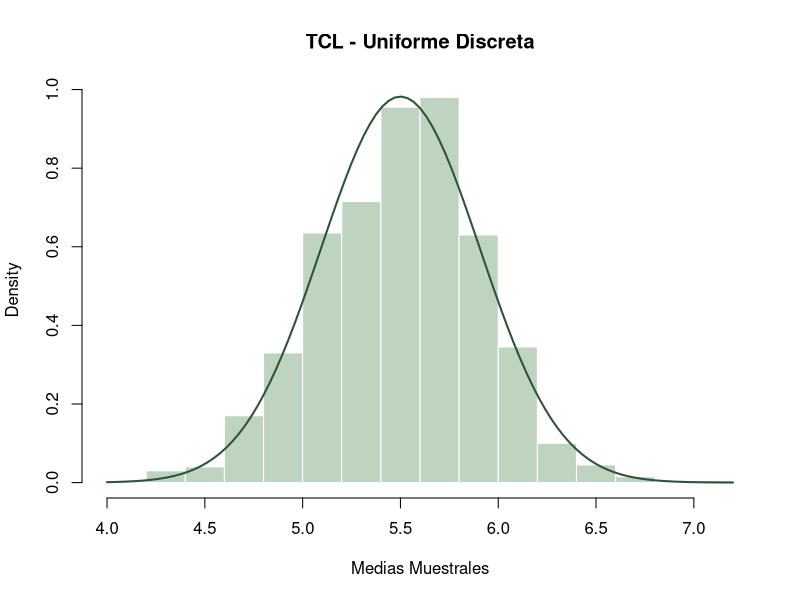
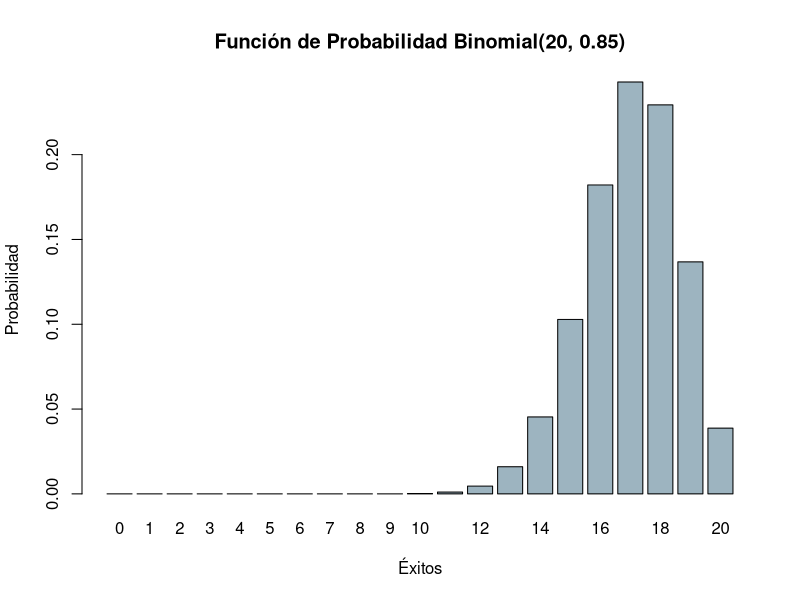
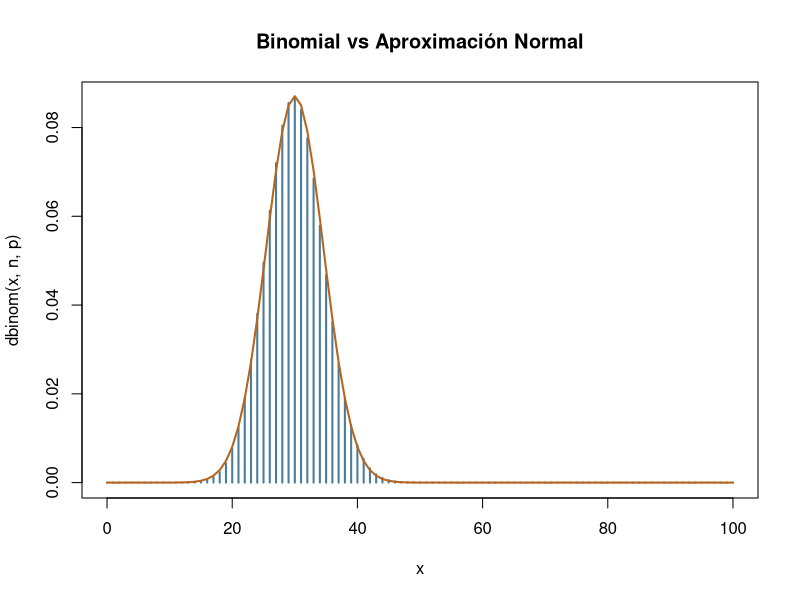
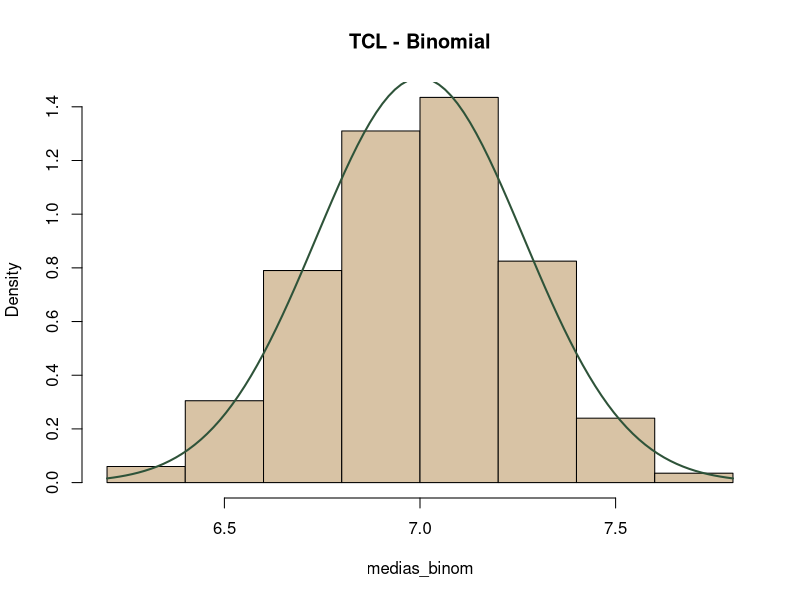
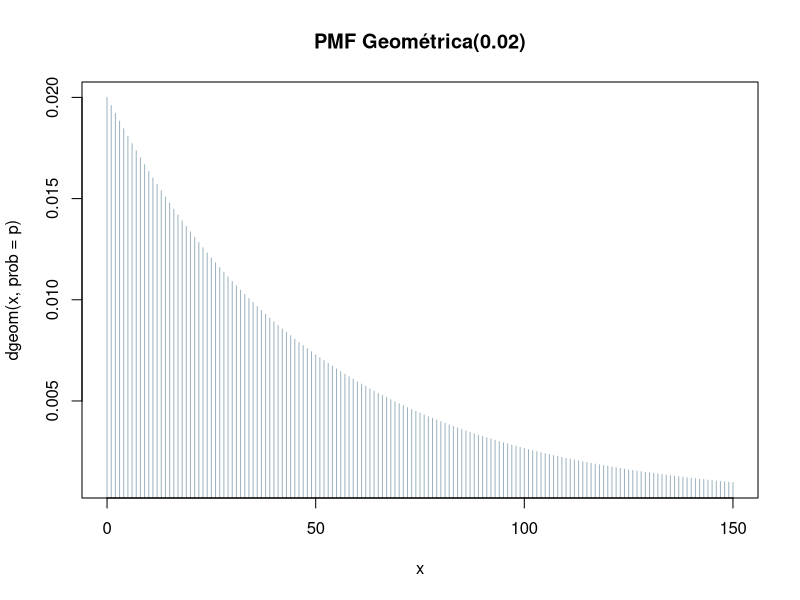
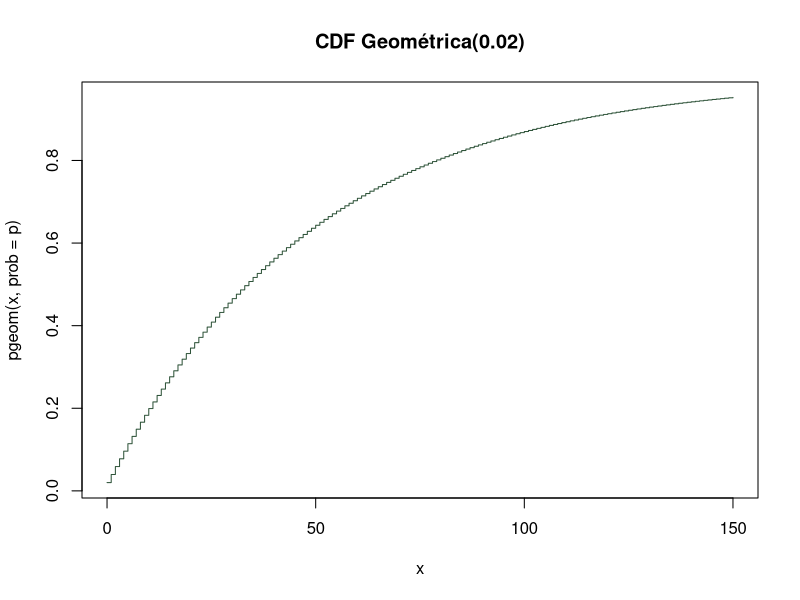
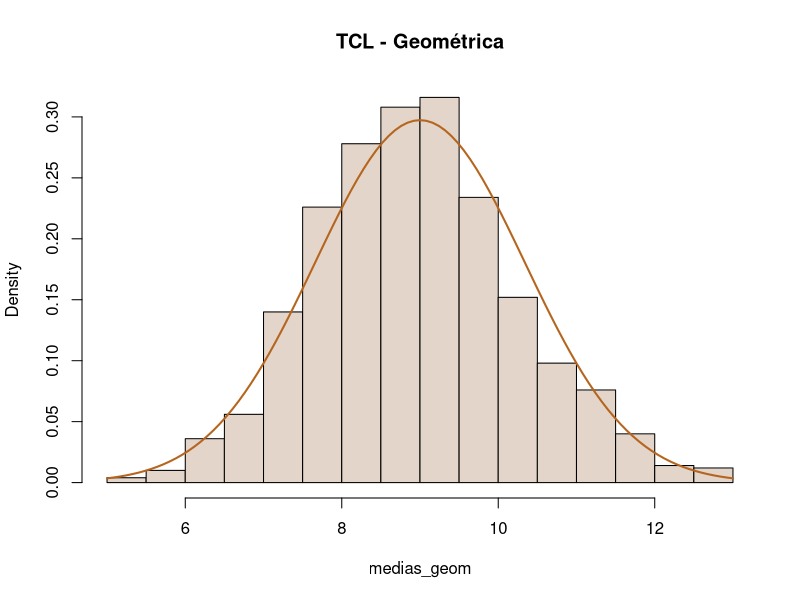
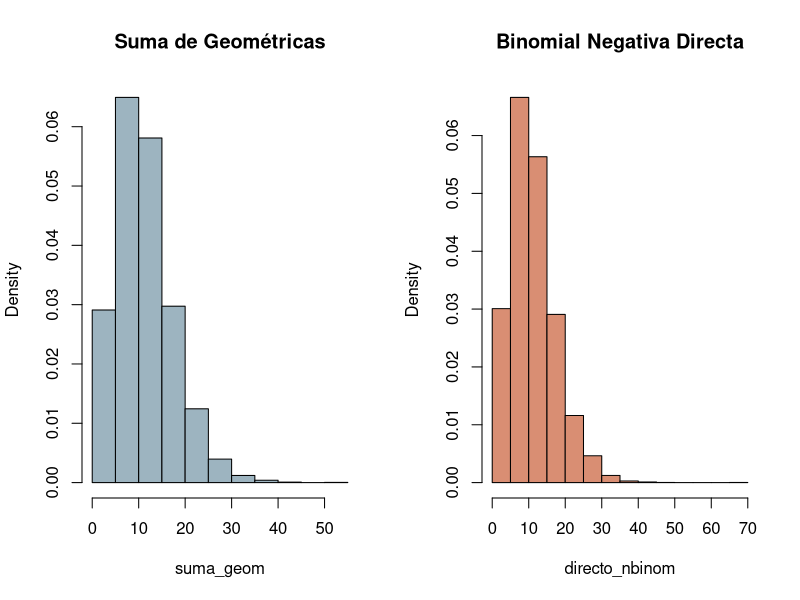

The R source for these figures, in order:
## ---- chunk 1
set.seed(123)
n_obs <- 500
valores <- 0:4

# Simulación
muestra_unif <- sample(valores, size = n_obs, replace = TRUE)

# Frecuencias observadas vs teóricas (0.2 * 500 = 100)
tabla_frec <- table(muestra_unif)
tabla_comparativa <- data.frame(
  Valor = valores,
  Frec_Observada = as.numeric(tabla_frec),
  Frec_Teorica = n_obs / length(valores),
  Prob_Observada = as.numeric(tabla_frec) / n_obs,
  Prob_Teorica = 1 / length(valores)
)
print(tabla_comparativa)
## ---- chunk 2
set.seed(123)
k <- 1000
n <- 50
valores_10 <- 1:10

# Medias teóricas
mu_teorica <- mean(valores_10) # 5.5
var_teorica <- sum((valores_10 - mu_teorica)^2) / length(valores_10) # 8.25
se_teorica <- sqrt(var_teorica / n)

# Generación de medias muestrales
medias_unif <- replicate(k, mean(sample(valores_10, size = n, replace = TRUE)))

# Histograma para verificar normalidad
hist(medias_unif, probability = TRUE, main = "TCL - Uniforme Discreta",
     xlab = "Medias Muestrales", col = "#BFD3C1", border = "white")
curve(dnorm(x, mean = mu_teorica, sd = se_teorica), add = TRUE, col = "#2E5339", lwd = 2)
## ---- chunk 3
n <- 20
p <- 0.85

# a. Gráfica de la función de probabilidad
x_vals <- 0:20
prob_x <- dbinom(x_vals, size = n, prob = p)
barplot(prob_x, names.arg = x_vals, col = "#9DB4C0",
        main = "Función de Probabilidad Binomial(20, 0.85)", xlab = "Éxitos", ylab = "Probabilidad")

# b. Esperanza, Varianza y Desviación Estándar
esp_bin <- n * p
var_bin <- n * p * (1 - p)
sd_bin  <- sqrt(var_bin)
cat("Esperanza:", esp_bin, "\nVarianza:", var_bin, "\nDesv. Estándar:", sd_bin, "\n")

# c. Simulación con 1000 experimentos
set.seed(123)
sim_bin <- rbinom(1000, size = n, prob = p)
cat("Media simulada:", mean(sim_bin), "\nVarianza simulada:", var(sim_bin), "\n")
## ---- chunk 4
set.seed(123)
n <- 10; m <- 15; p <- 0.4
N <- 10000

X <- rbinom(N, size = n, prob = p)
Y <- rbinom(N, size = m, prob = p)
Suma_XY <- X + Y

Z_directa <- rbinom(N, size = n + m, prob = p)

# Comparación de medias y varianzas
mean(Suma_XY); mean(Z_directa)
var(Suma_XY); var(Z_directa)
## ---- chunk 5
n <- 100; p <- 0.3
mu <- n * p
sigma <- sqrt(n * p * (1 - p))

# Verificación de condiciones: np >= 5 y n(1-p) >= 5
cat("np =", n*p, ">= 5 | n(1-p) =", n*(1-p), ">= 5\n")

# Comparación gráfica
x <- 0:100
plot(x, dbinom(x, n, p), type = "h", col = "#4A7C9B", lwd = 2, main = "Binomial vs Aproximación Normal")
curve(dnorm(x, mean = mu, sd = sigma), add = TRUE, col = "#B5651D", lwd = 2)
## ---- chunk 6
set.seed(123)
k <- 1000; n_muestra <- 30
size_b <- 10; prob_b <- 0.7

medias_binom <- replicate(k, mean(rbinom(n_muestra, size = size_b, prob = prob_b)))

hist(medias_binom, probability = TRUE, col = "#D8C3A5", main = "TCL - Binomial")
curve(dnorm(x, mean = size_b * prob_b, sd = sqrt(size_b * prob_b * (1 - prob_b) / n_muestra)),
      add = TRUE, col = "#2E5339", lwd = 2)
## ---- chunk 7
p <- 0.02

# a. Gráficas de PMF y CDF
x <- 0:150 # Número de fracasos antes del primer éxito
plot(x, dgeom(x, prob = p), type = "h", col = "#9DB4C0", main = "PMF Geométrica(0.02)")
plot(x, pgeom(x, prob = p), type = "s", col = "#2E5339", main = "CDF Geométrica(0.02)")

# b. Esperanza, Varianza y Desviación Estándar
esp_geom <- (1 - p) / p
var_geom <- (1 - p) / (p^2)
sd_geom  <- sqrt(var_geom)

# c. Simulación de 10,000 ensayos
set.seed(123)
sim_geom <- rgeom(10000, prob = p)
cat("Media Teor:", esp_geom, "| Media Sim:", mean(sim_geom), "\n")

# d. Falta de memoria: P(X >= s + t | X >= s) = P(X >= t)
s <- 10; t <- 5
p_condicional <- mean(sim_geom[sim_geom >= s] >= s + t)
p_teorica     <- mean(sim_geom >= t)
cat("P(X >= 15 | X >= 10):", p_condicional, "| P(X >= 5):", p_teorica, "\n")
## ---- chunk 8
set.seed(123)
p <- 0.1
medias_geom <- replicate(1000, mean(rgeom(50, prob = p)))

hist(medias_geom, probability = TRUE, col = "#E3D5CA", main = "TCL - Geométrica")
curve(dnorm(x, mean = (1-p)/p, sd = sqrt((1-p)/(p^2 * 50))), add = TRUE, col = "#B5651D", lwd = 2)
## ---- chunk 9
compara_geom_nbinom <- function(r, p, n_sim = 10000) {
  # Suma de r geométricas independientes
  mat_geom <- matrix(rgeom(r * n_sim, prob = p), nrow = n_sim, ncol = r)
  suma_geom <- rowSums(mat_geom)

  # Binomial Negativa directa
  directo_nbinom <- rnbinom(n_sim, size = r, prob = p)

  # Gráfico comparativo
  par(mfrow = c(1, 2))
  hist(suma_geom, main = "Suma de Geométricas", col = "#9DB4C0", probability = TRUE)
  hist(directo_nbinom, main = "Binomial Negativa Directa", col = "#D98E73", probability = TRUE)
  par(mfrow = c(1, 1))
}

# Prueba de la función
compara_geom_nbinom(r = 5, p = 0.3)
## ---- chunk 10
set.seed(123)
r <- 4; p <- 0.4
mu_bn <- r * (1 - p) / p
var_bn <- r * (1 - p) / (p^2)

medias_bn <- replicate(1000, mean(rnbinom(50, size = r, prob = p)))

hist(medias_bn, probability = TRUE, col = "#D8C3A5", main = "TCL - Binomial Negativa")
curve(dnorm(x, mean = mu_bn, sd = sqrt(var_bn / 50)), add = TRUE, col = "#2E5339", lwd = 2)
## ---- chunk 11
set.seed(123)
lambda <- 7
medias_poisson <- replicate(1000, mean(rpois(50, lambda = lambda)))

hist(medias_poisson, probability = TRUE, col = "#BFD3C1", main = "TCL - Poisson(7)")
curve(dnorm(x, mean = lambda, sd = sqrt(lambda / 50)), add = TRUE, col = "#4A7C9B", lwd = 2)
## ---- chunk 12
set.seed(123)
N <- 10000

# a. Generar muestras y sumar
X1 <- rpois(N, lambda = 3.5)
X2 <- rpois(N, lambda = 2.8)
Suma_P <- X1 + X2

# b. Comparar estadísticas con Poisson(6.3)
P_directa <- rpois(N, lambda = 6.3)
cat("Suma X1+X2 -> Media:", mean(Suma_P), "| Var:", var(Suma_P), "\n")
cat("Directa 6.3 -> Media:", mean(P_directa), "| Var:", var(P_directa), "\n")

# c. Extensión a 4 variables Poisson independientes
X3 <- rpois(N, lambda = 1.2)
X4 <- rpois(N, lambda = 2.0)
Suma_4 <- X1 + X2 + X3 + X4 # Lambda total = 3.5 + 2.8 + 1.2 + 2.0 = 9.5
cat("Suma 4 variables -> Media:", mean(Suma_4), "| Var:", var(Suma_4), "\n")
## ---- chunk 13
lambda <- 8

# a. Inventario = 12 unidades. Probabilidad de quedarse sin existencias (P(X > 12))
p_agotado_12 <- ppois(12, lambda = lambda, lower.tail = FALSE)
cat("a. P(Quedarse sin stock con 12 unidades):", round(p_agotado_12, 4), "\n")

# b. Unidades para que P(X > k) < 0.05  <=>  P(X <= k) >= 0.95
k_opt_5pct <- qpois(0.95, lambda = lambda)
cat("b. Unidades necesarias para < 5% prob de agotarse:", k_opt_5pct, "\n")

# c. Función de costo esperado diario para un nivel de inventario S
costo_esperado <- function(S, lambda = 8, c_mant = 2, c_falt = 15, c_adq = 10) {
  x <- 0:50 # Rango amplio de demanda
  p_x <- dpois(x, lambda = lambda)

  unid_no_vendidas <- pmax(0, S - x)
  ventas_perdidas  <- pmax(0, x - S)

  costo_diario <- (c_adq * S) + (c_mant * unid_no_vendidas) + (c_falt * ventas_perdidas)
  return(sum(costo_diario * p_x))
}

cat("c. Costo esperado con inventario S = 12:", costo_esperado(12), "\n")

# d. Nivel óptimo de inventario que minimiza el costo total
inventarios <- 1:25
costos <- sapply(inventarios, costo_esperado)
s_optimo <- inventarios[which.min(costos)]

cat("d. Nivel óptimo de inventario:", s_optimo, "con un costo esperado de:", min(costos), "\n")

# Gráfica de optimización de costo
plot(inventarios, costos, type = "b", pch = 19, col = "#2E5339",
     main = "Optimización de Inventario", xlab = "Nivel de Inventario (S)", ylab = "Costo Esperado ($)")
abline(v = s_optimo, col = "#B5651D", lty = 2)
